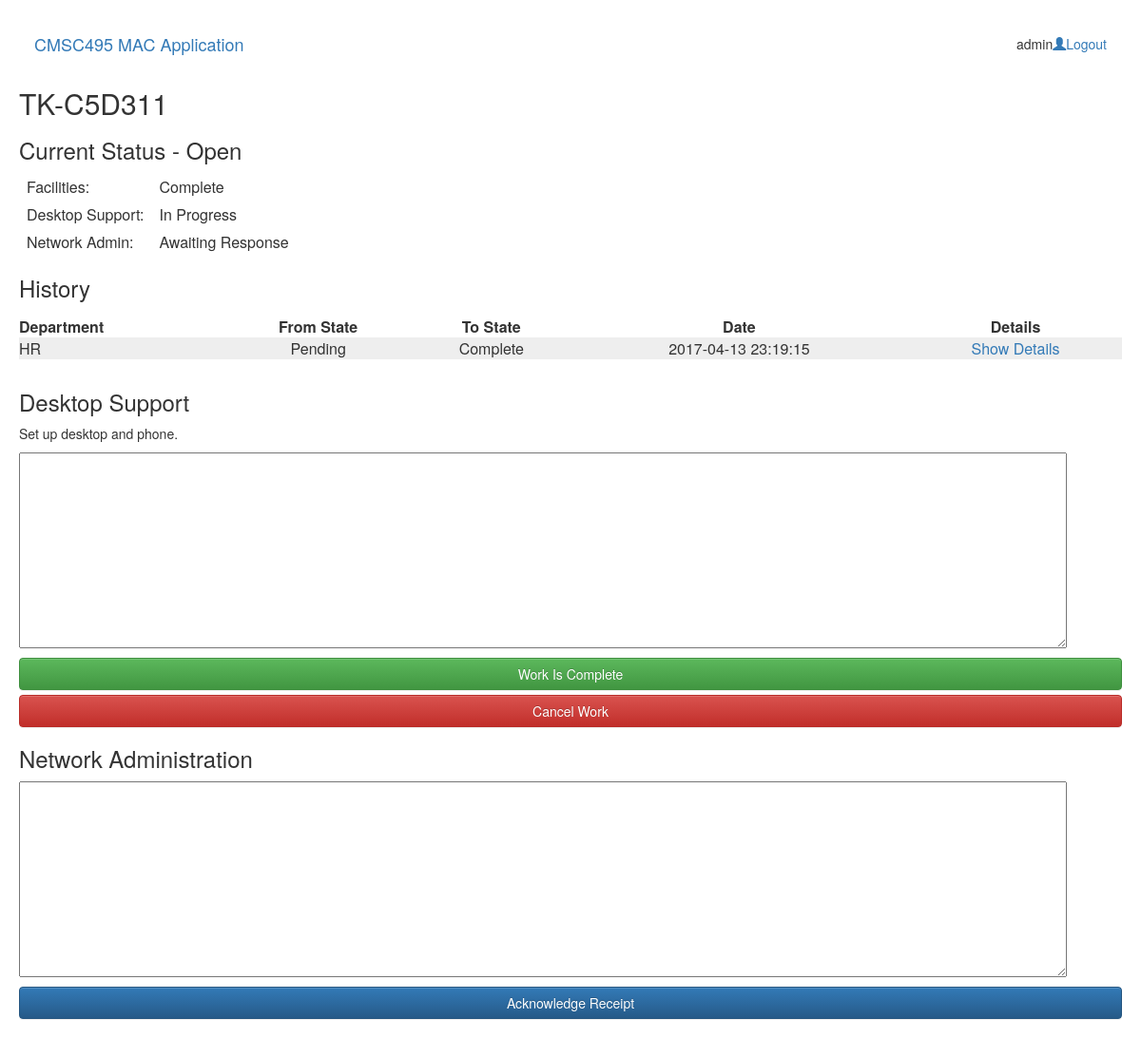
Page /mac/tickets/TK-C5D311/ (signed in) on the committed database.
### mac_app/models.py (models this page shows, shortened)
class Ticket(models.Model):
    number = models.CharField(max_length=32, default=get_new_ticket_number)
    creation_date = models.DateTimeField('date created',
            default=datetime.now)
    modification_date = models.DateTimeField(auto_now=True)
    author = models.ForeignKey(User, related_name='tickets_started')
    target = models.ForeignKey(User, related_name='tickets')
    ticket_type = models.ForeignKey("TicketType")
    stage = models.IntegerField(default=0, verbose_name='Current Step')
    is_complete = models.BooleanField(default=False)
    dsk_stage = models.CharField(max_length=1, choices=ticket_state, default='n',
            verbose_name='Desktop Support Stage')
    net_stage = models.CharField(max_length=1, choices=ticket_state, default='n',
            verbose_name='Network Admin Stage')
    fac_stage = models.CharField(max_length=1, choices=ticket_state, default='n',
            verbose_name='Facilities Stage')

class TicketNote(models.Model):
    ticket = models.ForeignKey("Ticket")
    author = models.ForeignKey(User)
    department = models.ForeignKey("Department", blank=True)
    creation_date = models.DateTimeField('date created',
            default=datetime.now)
    from_state = models.CharField(max_length=1, choices=ticket_state, blank=True)
    to_state = models.CharField(max_length=1, choices=ticket_state, blank=True)
    content = models.TextField(blank=True)
    def from_state_text(self):
        return dict(ticket_state)[self.from_state]
    def to_state_text(self):
        return dict(ticket_state)[self.to_state]

class Department(models.Model):
    name = models.CharField(max_length=10)
    description = models.CharField(max_length=128, default='')

class TicketType(models.Model):
    name = models.CharField(max_length=16)
    code = models.CharField(max_length=4, default='')
    dsk_seq = models.IntegerField(default=0,
        verbose_name='Desktop Sequence')
    dsk_msg = models.TextField(verbose_name='Desktop Message', blank=True)
    net_seq = models.IntegerField(default=0,
        verbose_name='Network Sequence')
    net_msg = models.TextField(verbose_name='Network Message', blank=True)
    fac_seq = models.IntegerField(default=0,
        verbose_name='Facilities Sequence')
    fac_msg = models.TextField(verbose_name='Facilities Message', blank=True)

### mac_app/views.py (the view, shortened to what this page needs)
# urls.py: url(r'^tickets/(?P<ticket_num>TK-[^/]+)/$', views.ticket_detail, name='ticket_detail'),
@login_required(login_url='/')
def ticket_detail(request, ticket_num):
    context = {}
    ticket = get_object_or_404(Ticket, number=ticket_num)
    context['ticket'] = ticket
    states = dict(ticket_state)
    context['is_hr'] = request.user.is_superuser or request.user.profile.department.name == 'HR'
    context['is_fac'] = request.user.is_superuser or request.user.profile.department.name == 'FAC'
    context['is_net'] = request.user.is_superuser or request.user.profile.department.name == 'NET'
    context['is_dsk'] = request.user.is_superuser or request.user.profile.department.name == 'DSK'
    context['dsk_stage'] = states[ticket.dsk_stage]
    context['net_stage'] = states[ticket.net_stage]
    context['fac_stage'] = states[ticket.fac_stage]
    return render(request, 'mac_app/ticket_detail.html', context)

### mac_app/templates/mac_app/ticket_detail.html (shortened to what this page needs)
{% extends 'mac_app/base.html' %}
{% block content %}
<h2>{{ ticket.number }}</h2>
<h3>Current Status -
    {% if ticket.is_complete %}
        Closed
    {% else %}
        Open
    {%endif %}
</h3>
<table class='ticket_status'>
    <tr><td>Facilities:</td><td>{{fac_stage}}</td></tr>
    <tr><td>Desktop Support:</td><td>{{dsk_stage}}</td></tr>
    <tr><td>Network Admin:</td><td>{{net_stage}}</td></tr>
</table>
<h3>History</h3>
<table class='ticket_table'>
    <tr>
        <th>Department</th>
        <th>From State</th>
        <th>To State</th>
        <th>Date</th>
        <th>Details</th>
    </tr>
{% for note in ticket.ticketnote_set.all %}
    <tr class="{% if forloop.counter|divisibleby:2 %}even{% else %}odd{% endif %}">
        <td>{{note.department.name}} </td>
        <td>{{note.from_state_text}}</td>
        <td>{{note.to_state_text}}</td>
        <td>{{note.creation_date|date:"Y-m-d H:i:s"}}</td>
        <td>{% if note.content %}
            <a href="#" class='show_note' data-noteid='note_{{note.pk}}'>Show Details</a>{% endif %}
        </td>
    </tr>
{% endfor %}
</table>
{% if is_dsk and ticket.dsk_stage == 'p' %}
    <h3>Desktop Support</h3>
    <p>{{ ticket.ticket_type.dsk_msg|linebreaks }}</p>
    <form method='post'>{% csrf_token %}
        <p><textarea id='notes' name='notes' rows='10' cols='40'></textarea></p>
        <button type-'submit' name='state' value='c' class='btn btn-success btn-block'>
            Work Is Complete
        </button>
        <button type-'submit' name='state' value='w' class='btn btn-danger btn-block'>
            Cancel Work
        </button>
    </form>
{% endif %}
{% if is_net and ticket.net_stage == 'w' %}
    <h3>Network Administration</h3>
    <form method='post'>{% csrf_token %}
        <p><textarea id='notes' name='notes' rows='10' cols='40'></textarea></p>
        <button type-'submit' name='state' value='p' class='btn btn-primary btn-block'>
            Acknowledge Receipt
        </button>
    </form>
{% endif %}
{% endblock %}

### mac_app/templates/mac_app/base.html (shortened to what this page needs)
{% load static %}
<html>
<head>
<link rel="stylesheet" href="{% static "mac_app/bootstrap/css/bootstrap.min.css" %}">
<link rel="stylesheet" href="{% static "mac_app/bootstrap/css/bootstrap-theme.min.css" %}">
</head>
<body>
<nav class="navbar navbar-toggleable-md navbar-light bg-faded">
  <div class="container-fluid">
    <div class="navbar-header">
      <a class="navbar-brand" href="/">CMSC495 MAC Application</a>
    </div>
    <ul class="nav navbar-nav navbar-right">
    {% if user.is_authenticated %}
      <li><span class="navbar-text navbar-right">
        {{ user.username }}
      </span></li>
      <li><a href="/logout"><span class="glyphicon glyphicon-user"></span>Logout</a></li>
    {% else %}
      <li><a href="/login"><span class="glyphicon glyphicon-log-in"></span> Login</a></li>
    {% endif %}
    </ul>
  </div>
</nav>
{% block content %}
{% endblock %}
</body>
</html>

### mac_app/templates/mac_app/base.html (style rules this page uses)
body { margin: 20px; }
textarea { width: 95%; }
.ticket_table { width: 100%; margin: 1em 0 2em 0; }
.ticket_table tr.odd { background: #eee; }
.ticket_table th, .ticket_table td { text-align: center; }
.ticket_table th:first-child, .ticket_table td:first-child { text-align: left; }

### mac_app/templates/mac_app/ticket_detail.html (style rules this page uses)
.ticket_status td { padding: 0.2em 0.5em; }

### rows in the picture
Ticket: number "TK-C5D311", ticket_type.dsk_msg "Set up desktop and phone."
TicketNote: department.name "HR", from_state_text "Pending", to_state_text "Complete", creation_date "2017-04-13 23:19:15"

### other values in the picture
{{ user.username }} "admin"
{{ fac_stage }} "Complete"
{{ dsk_stage }} "In Progress"
{{ net_stage }} "Awaiting Response"
